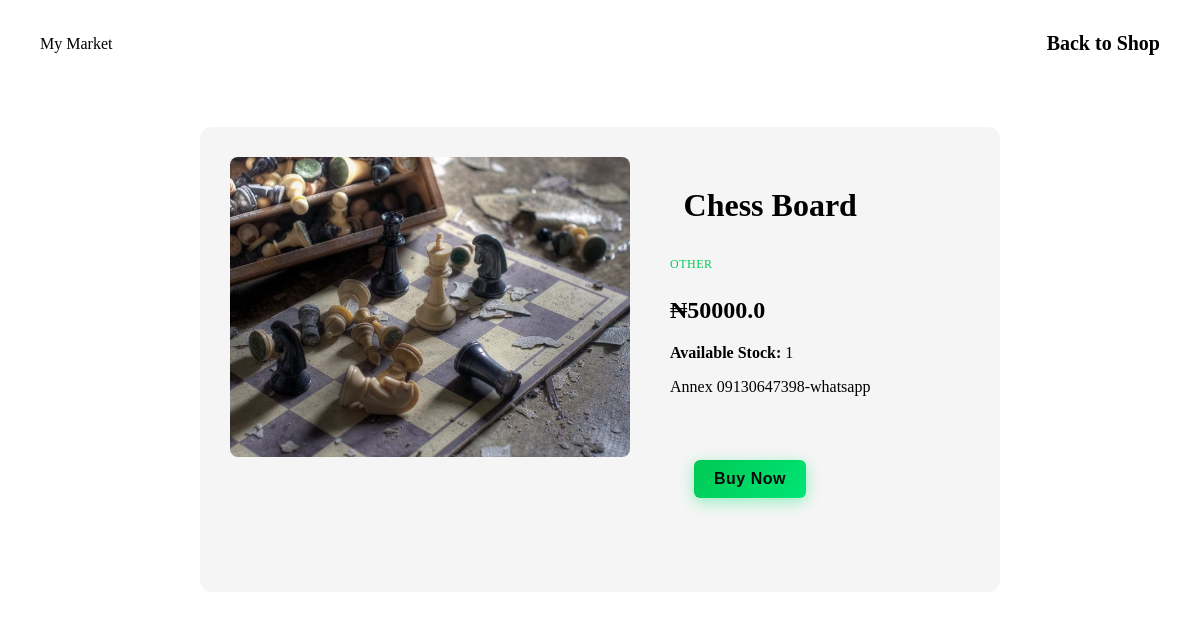
The app's page /product/2 with its own data.
### tables this page shows
CREATE TABLE products (
            id INTEGER PRIMARY KEY AUTOINCREMENT,
            user_id INTEGER,
            name TEXT NOT NULL,
            price REAL NOT NULL,
            quantity INTEGER NOT NULL,
            image TEXT,
            category TEXT NOT NULL,
            description TEXT,
            FOREIGN KEY (user_id) REFERENCES users (id)
        );

### app.py (the view)
@app.route('/product/<int:product_id>')
def product_detail(product_id):
    conn = init_db()
    cursor = conn.cursor()
    cursor.execute('SELECT * FROM products WHERE id = ?', (product_id,))
    product = cursor.fetchone()
    conn.close()
    if not product:
        flash('Product not found!', 'danger')
        return redirect(url_for('shop'))
    return render_template('product_detail.html', product=product)

### app.py (called while the page is built)
def init_db():
    conn = sqlite3.connect('market.db')
    conn.row_factory = sqlite3.Row
    return conn

### templates/product_detail.html (shortened to what this page needs)
<!DOCTYPE html>
<html>
<head>
    <link rel="stylesheet" href="{{ url_for('static', filename='style.css') }}">
</head>
<body>
<nav class="navbar">
  <div class="logo">My Market</div>
  <ul class="nav-links">
    <li class="navbartxt"><a href="/shop">Back to Shop</a></li>
  </ul>
</nav>
<div class="product-detail-container">
    <img src="{{ url_for('static', filename=product['image']) }}" alt="{{ product['name'] }}">
    <div class="product-info">
        <h1>{{ product['name'] }}</h1>
        <p class="category-tag">{{ product['category'] }}</p>
        <h2>₦{{ product['price'] }}</h2>
        <p><strong>Available Stock:</strong> {{ product['quantity'] }}</p>
        <p>{{ product['description'] }}</p>
        {% if product['quantity'] > 0 %}
            <form action="/buy/{{ product['id'] }}" method="POST">
                <button type="submit" class="login-btn">Buy Now</button>
            </form>
        {% else %}
            <button class="login-btn disabled" disabled>Out of Stock</button>
        {% endif %}
    </div>
</div>
</body>
</html>

### static/style.css (style rules this page uses)
:root { --bg-color: #ffffff; --text-color: #000000; --card-bg: #f5f5f5; }
body { background: var(--bg-color); color: var(--text-color); transition: background 0.3s ease, color 0.3s ease; margin: 0; }
.login-btn { background: linear-gradient(135deg, #00c853, #00e676); color: #0a0a0a; font-weight: 700; font-size: 16px; padding: 10px 20px; border: none; border-radius: 6px; cursor: pointer; letter-spacing: 0.5px; box-shadow: 0 4px 15px rgba(0, 230, 118, 0.4); transition: all 0.3s ease; }
.navbar { display: flex; justify-content: space-between; align-items: center; padding: 16px 40px; background: var(--bg-color); }
.nav-links { display: flex; list-style: none; gap: 24px; }
.nav-links a { text-decoration: none; color: var(--text-color); font-size: 20px; font-weight: bold; border-radius: 5px; }
* { box-sizing: border-box; }
form { max-width: 500px; margin: 40px auto; padding: 24px; background: var(--card-bg); border-radius: 10px; }
h1 { text-align: center; margin-top: 30px; color: var(--text-color); }
.product-detail-container { max-width: 800px; margin: 40px auto; display: flex; gap: 40px; background: var(--card-bg); padding: 30px; border-radius: 12px; }
.product-detail-container img { width: 50%; border-radius: 8px; object-fit: cover; }
.product-detail-container img { width: 100%; max-width: 400px; height: 300px; object-fit: cover; border-radius: 8px; }
.category-tag { display: inline-block; font-size: 0.75rem; color: #00c853; text-transform: uppercase; letter-spacing: 0.5px; margin-bottom: 5px; }

### records on screen
products: image (picture), name "Chess Board", category "OTHER", price "50000.0", quantity "1", description "Annex 09130647398-whatsapp"
